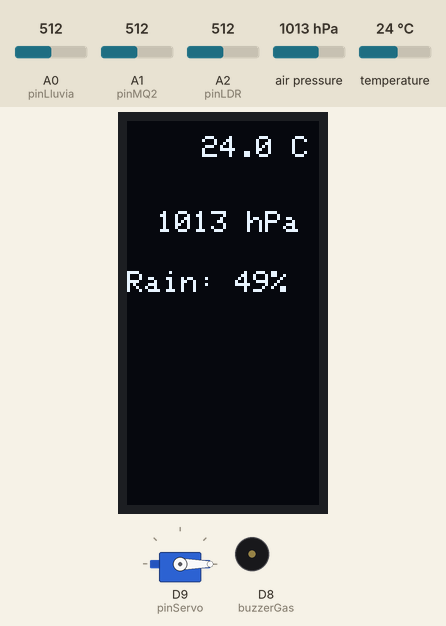
Bench run of a sketch on a simulated Arduino Uno R4 WiFi. Parts: servo, 64×128 one-colour display, buzzer (waves = sounding, pin HIGH). The inputs (shaded band) are chosen by the test bench; at power-on: A0 (pinLluvia) = 512, air pressure 1013 hPa, temperature 24 °C, A1 (pinMQ2) = 512, A2 (pinLDR) = 512. WiFi joins after 1.5 s; servers stay silent unless stated; no MQTT or app messages arrive unless stated; what the sketch prints to the serial monitor is not drawn.

Above: at 4.9 s.
5.0 s: A0 (pinLluvia) set to 894
At 7.0 s:
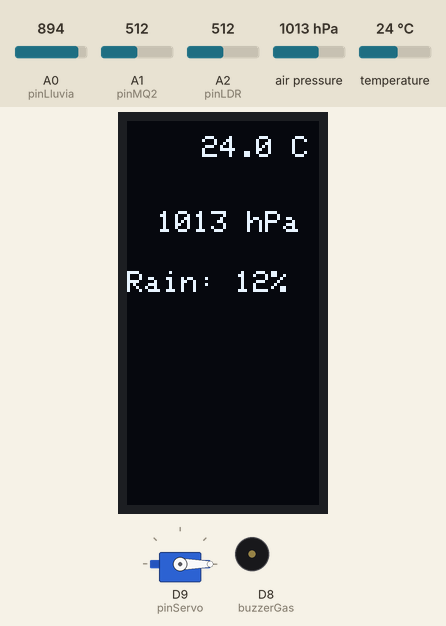
7.3 s: A0 (pinLluvia) set to 920
At 8.4 s:
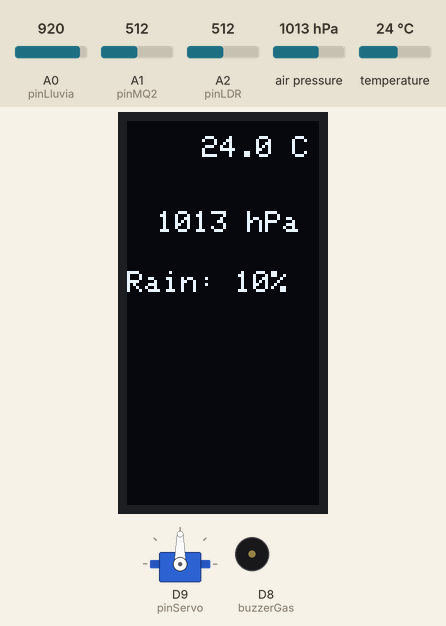
9.4 s: air pressure set to 952 hPa
At 10.9 s:
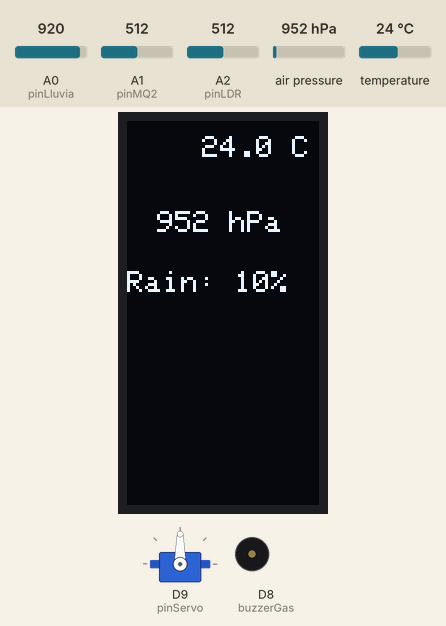
11.4 s: temperature set to 12 °C
At 13.2 s:
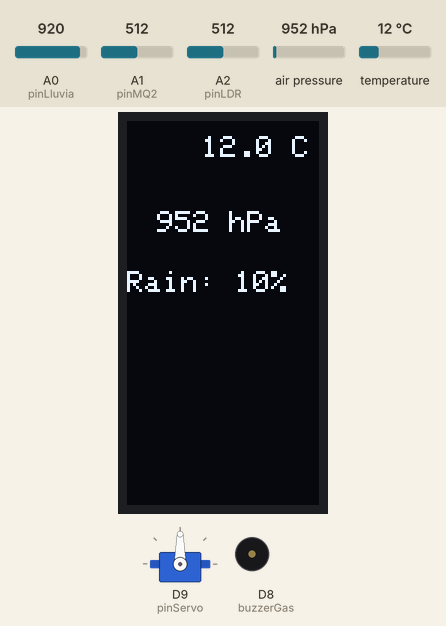
13.5 s: air pressure set to 975 hPa
At 14.8 s:
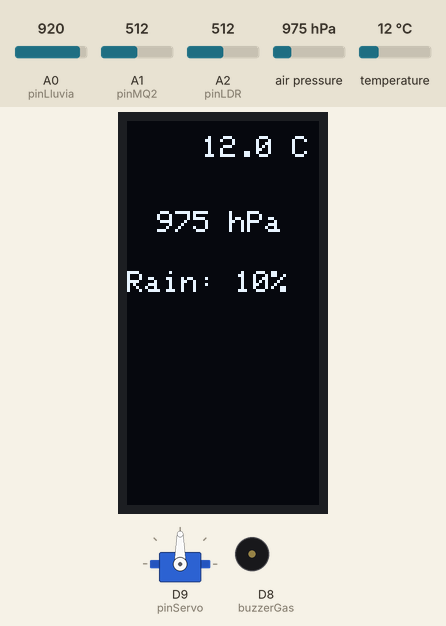
15.6 s: A0 (pinLluvia) set to 992
At 17.4 s:
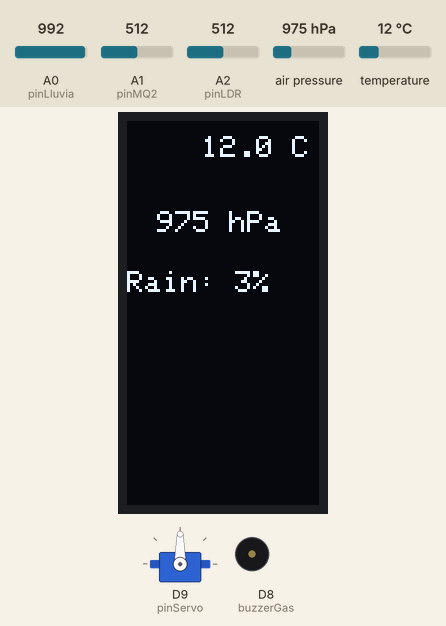
Timing chart, 0 to 18.6 s (numbered marks = the images above; inputs shaded):
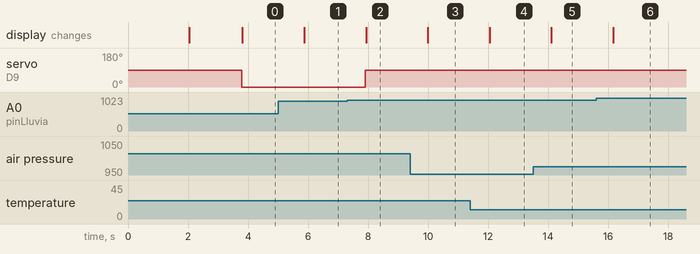

The sketch:

codigo_arduino_mqtt.ino
```cpp
// ========================================================
//  LIBRERÍAS
// ========================================================
#include <Servo.h>
#include <Wire.h>
#include <Adafruit_SSD1306.h>
#include <Adafruit_BMP280.h>

#include "WiFiS3.h"
#include "ArduinoMqttClient.h"

// ========================================================
//  CONFIGURACIÓN OLED + BMP280
// ========================================================
#define ANCHO 128
#define ALTO  64

Adafruit_SSD1306 oled(ANCHO, ALTO, &Wire);
Adafruit_BMP280 bmp;

// ========================================================
//  PINES DE SENSORES
//  (AJUSTADOS A TU CÓDIGO NUEVO)
// ========================================================
const int pinLluvia = A0;
const int pinMQ2    = A1;
const int pinLDR    = A2;

// ========================================================
//  SERVO
// ========================================================
Servo motor;
const int pinServo = 9;
int umbralLluvia = 500;

// ========================================================
//  BUZZERS
// ========================================================
unsigned long tiempoInicio;
const unsigned long TIEMPO_CALENTAMIENTO_MQ2 = 30000; // 30 segundos
const int buzzerGas = 8;   // Activo
const int UMBRAL_LUZ = 800;

// ========================================================
//  VARS MQ2
// ========================================================
int valorBaseMQ2 = 0;
int margen = 25;

// ========================================================
//  WIFI + MQTT CONFIG
// ========================================================
char ssid[] = "Tec-IoT";
char pass[] = "spotless.magnetic.bridge";

WiFiClient wifiClient;
MqttClient mqttClient(wifiClient);

const char broker[] = "test.mosquitto.org";
int port = 1883;
const char topic[] = "umisumi/test/message";

// ========================================================
//  NOTAS PARA LA MELODÍA GREAT FAIRY'S FOUNTAIN
// ========================================================
#define NOTE_C5  523
#define NOTE_D5  587
#define NOTE_E5  659
#define NOTE_F5  698
#define NOTE_G5  784
#define NOTE_A5  880
#define NOTE_B5  988

int melodyGF[] = {
  NOTE_A5, NOTE_E5, NOTE_F5, NOTE_E5, NOTE_A5,
  NOTE_A5, NOTE_E5, NOTE_F5, NOTE_E5, NOTE_A5,
  NOTE_B5, NOTE_F5, NOTE_G5, NOTE_F5, NOTE_B5,
  NOTE_B5, NOTE_F5, NOTE_G5, NOTE_F5, NOTE_B5
};

int durationGF[] = {
  350, 350, 350, 350, 650,
  350, 350, 350, 350, 650,
  350, 350, 350, 350, 650,
  350, 350, 350, 350, 650
};

int notesGF = sizeof(melodyGF) / sizeof(melodyGF[0]);

// ========================================================
//  PROTOTIPO FUNCIÓN MQTT
// ========================================================
void enviarJSON(const char* type, float value);

// ========================================================
//  SETUP
// ========================================================
void setup() {
  Serial.begin(115200);

  // Servo
  motor.attach(pinServo);
  motor.write(90);

  // Pines buzzers
  pinMode(buzzerGas, OUTPUT);

  // -----------------------------------------
  // Calibración MQ2
  // -----------------------------------------
  Serial.println("Calibrando sensor MQ2...");
  long suma = 0;
  for (int i = 0; i < 20; i++) {
    suma += analogRead(pinMQ2);
    delay(100);
  }
  valorBaseMQ2 = suma / 20;
  Serial.print("Valor base gas: ");
  Serial.println(valorBaseMQ2);

  // -----------------------------------------
  // OLED
  // -----------------------------------------
  if (!oled.begin(SSD1306_SWITCHCAPVCC, 0x3C)) {
    Serial.println("Error OLED");
    while (1);
  }
  oled.setRotation(3);
  oled.clearDisplay();

  // -----------------------------------------
  // BMP280
  // -----------------------------------------
  if (!bmp.begin(0x76)) {
    Serial.println("Error BMP280");
    while (1);
  }

  Serial.println("Iniciando WiFi...");

  // ---------------------------------
  // WiFi
  // ---------------------------------
  Serial.print("Connecting to WiFi: ");
  Serial.println(ssid);

  WiFi.begin(ssid, pass);
  while (WiFi.status() != WL_CONNECTED) {
    Serial.print(".");
    delay(1000);
  }
  Serial.println("\nWiFi conectado!");
  Serial.print("IP: ");
  Serial.println(WiFi.localIP());

  // ---------------------------------
  // Probar conexión TCP al broker
  // ---------------------------------
  Serial.print("Probando TCP al broker: ");
  Serial.println(broker);
  if (!wifiClient.connect(broker, port)) {
    Serial.println("❌ No se pudo abrir conexión TCP al broker");
  } else {
    Serial.println("✅ TCP OK, cierro y sigo con MQTT");
    wifiClient.stop();
  }

  // ---------------------------------
  // MQTT
  // ---------------------------------
  mqttClient.setId("arduino-sensores-casa-1");

  Serial.print("Connecting to MQTT broker: ");
  Serial.println(broker);

  int intentos = 0;
  while (!mqttClient.connect(broker, port)) {
    Serial.print("MQTT connection failed! Error code = ");
    Serial.println(mqttClient.connectError());
    intentos++;

    if (intentos >= 3) {
      Serial.println("No se pudo conectar a MQTT después de 3 intentos. Me quedo aquí.");
      while (1);
    }

    Serial.println("Reintentando en 3 segundos...");
    delay(3000);
  }

  Serial.println("✅ MQTT conectado!");
  Serial.println("Sistema listo.\n");
  tiempoInicio = millis();
}

// ========================================================
//  FUNCIÓN PARA ENVIAR JSON POR MQTT
// ========================================================
void enviarJSON(const char* type, float value) {
  mqttClient.beginMessage(topic);
  mqttClient.print("{\"type\":\"");
  mqttClient.print(type);
  mqttClient.print("\",\"value\":");
  mqttClient.print(value);
  mqttClient.println("}");
  mqttClient.endMessage();
}

// ========================================================
//  LOOP
// ========================================================
void loop() {
  // Mantener viva la conexión MQTT
  mqttClient.poll();

  // ======================================================
  // SENSOR DE LLUVIA + PORCENTAJE + SERVO
  // ======================================================
  int valorLluvia = analogRead(pinLluvia);

  // Convertir a porcentaje de humedad
  // 1023 (seco) -> 0 %, 0 (muy mojado) -> 100 %
  int porcentajeLluvia = map(valorLluvia, 1023, 0, 0, 100);

  // Control del servo
  if (porcentajeLluvia > 10) {
    motor.write(0);
  } else {
    motor.write(90);
  }

  // ======================================================
  // SENSOR DE GAS + BUZZER ACTIVO
  // ======================================================
  int lecturaMQ2 = analogRead(pinMQ2);
  bool gasDetectado = false;

  if (millis() - tiempoInicio > TIEMPO_CALENTAMIENTO_MQ2) {
    gasDetectado = lecturaMQ2 > valorBaseMQ2 + margen;
  }

  digitalWrite(buzzerGas, gasDetectado ? HIGH : LOW);

  // ======================================================
  // FOTORESISTENCIA
  // ======================================================
  int luzRaw = analogRead(pinLDR);
  // También calculamos un porcentaje de luz para MQTT
  // 0 (oscuro) -> 0 %, 1023 (muy iluminado) -> 100 %
  int luzPercent = map(luzRaw, 0, 1023, 0, 100);
  luzPercent = constrain(luzPercent, 0, 100);

  // ======================================================
  // BMP280 LECTURAS
  // ======================================================
  float temp = bmp.readTemperature();
  float press = bmp.readPressure() / 100.0; // hPa

  // ======================================================
  // IMPRESIÓN EN OLED
  // ======================================================
  oled.clearDisplay();
  oled.setTextColor(SSD1306_WHITE);

  oled.setCursor(25, 5);
  oled.setTextSize(1);
  oled.print(temp, 1);
  oled.println(" C");

  oled.setCursor(10, 30);
  oled.print(press, 0);
  oled.println(" hPa");

  // Si quieres, puedes mostrar porcentaje de lluvia
  oled.setCursor(0, 50);
  oled.print("Rain: ");
  oled.print(porcentajeLluvia);
  oled.println("%");

  oled.display();

  // ======================================================
  // MONITOR SERIAL
  // ======================================================
  Serial.println("===== LECTURAS DEL SISTEMA =====");
  Serial.print("Temperatura: "); Serial.print(temp); Serial.println(" C");
  Serial.print("Presion: "); Serial.print(press); Serial.println(" hPa");
  Serial.print("Lluvia (A0): "); Serial.print(porcentajeLluvia); Serial.println("%");
  Serial.print("Luz raw (A2): "); Serial.println(luzRaw);
  Serial.print("Luz %: "); Serial.println(luzPercent);
  Serial.print("Gas MQ2 (A1): "); Serial.print(lecturaMQ2);
  Serial.print(" | Base: "); Serial.print(valorBaseMQ2);
  Serial.print(" | Detectado: ");
  Serial.println(gasDetectado ? "SI" : "NO");
  Serial.println("================================\n");

  // ======================================================
  // ENVÍO POR MQTT (MISMO FORMATO QUE TU CÓDIGO VIEJO)
  // ======================================================
  enviarJSON("gas", lecturaMQ2);
  enviarJSON("humedad", porcentajeLluvia);
  enviarJSON("luz", luzPercent);
  enviarJSON("temperatura", temp);
  enviarJSON("presion", press);

  delay(1000);
}
```

Measured:
- the behaviour switches between 910 and 911 on A0 (pinLluvia) (found by bisection; images 1 and 2)
- after the input at 5.0 s, the display: changes after 0.87 s (image 1)
- after the input at 7.3 s, servo on D9 (pinServo): 0° → 90° after 0.61 s; the display: changes after 0.63 s (image 2)
- after the input at 9.4 s, the display: changes after 0.59 s (image 3)
- after the input at 11.4 s, the display: changes after 0.66 s (image 4)
- after the input at 13.5 s, the display: changes after 0.62 s (image 5)
- after the input at 15.6 s, the display: changes after 0.58 s (image 6)
